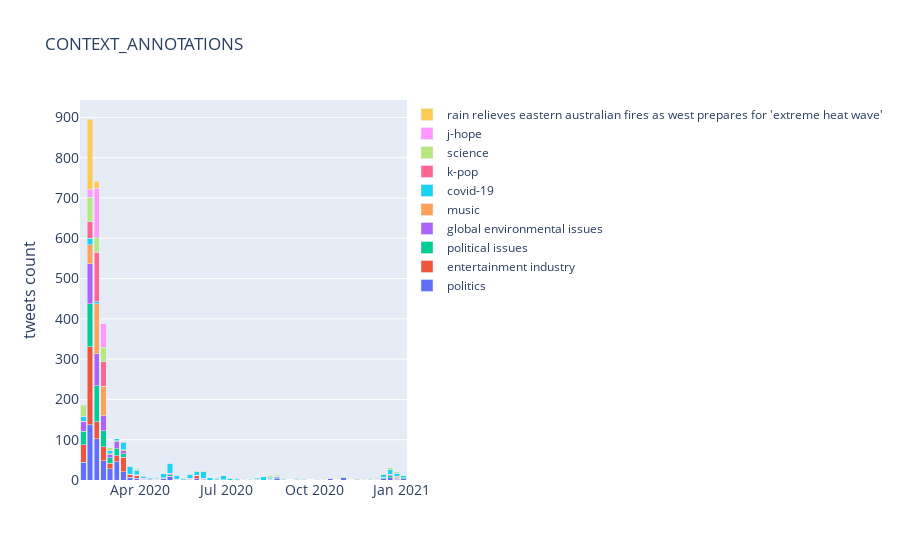

Here is the notebook cell this chart was saved with:
### Code cell
plot_timeseries(df=tweets, column_name='context_annotations', keywords=common_context_annotations, export=True,
                location=location)
